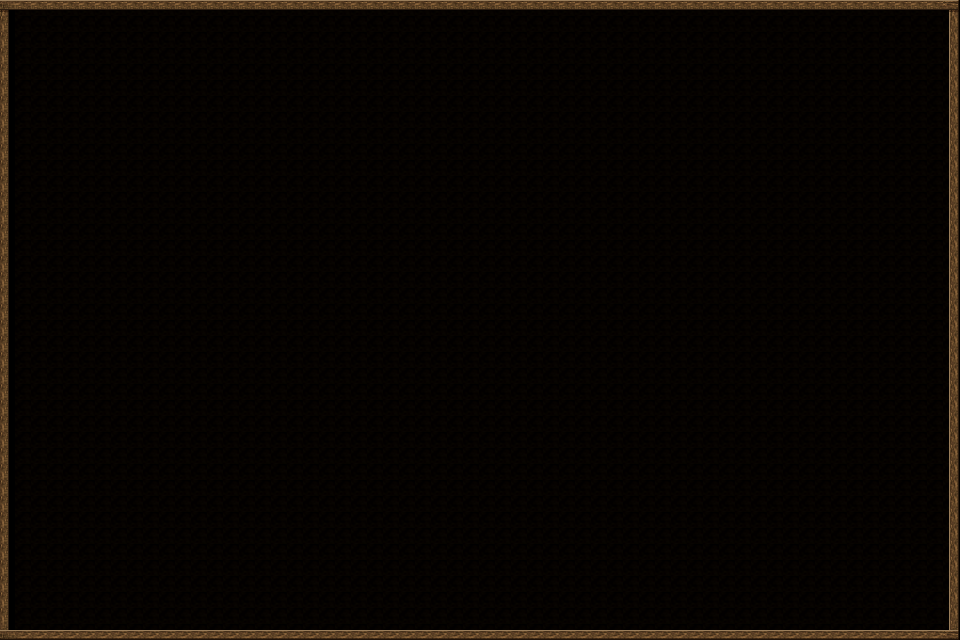

Tiled map render using the project's own tile images. Description and the map definition, with tile-layer contents summarised, below:
An orthogonal 60x40 tile map with 16x16 px tiles, 2 tile layers (behind, bront).

<map version="1.0" orientation="orthogonal" width="60" height="40" tilewidth="16" tileheight="16">
 <tileset firstgid="1" name="Window_c_00" tilewidth="16" tileheight="16">
  <tileoffset x="-1" y="0" />
  <image source="Window_c_00.png" width="128" height="128" />
 </tileset>
 <layer name="behind" width="60" height="40">
  <data>[2400 cells, 2400 non-empty, 1 distinct tile ids]</data>
 </layer>
 <layer name="bront" width="60" height="40">
  <data>[2400 cells, 196 non-empty, 8 distinct tile ids]</data>
 </layer>
</map>
